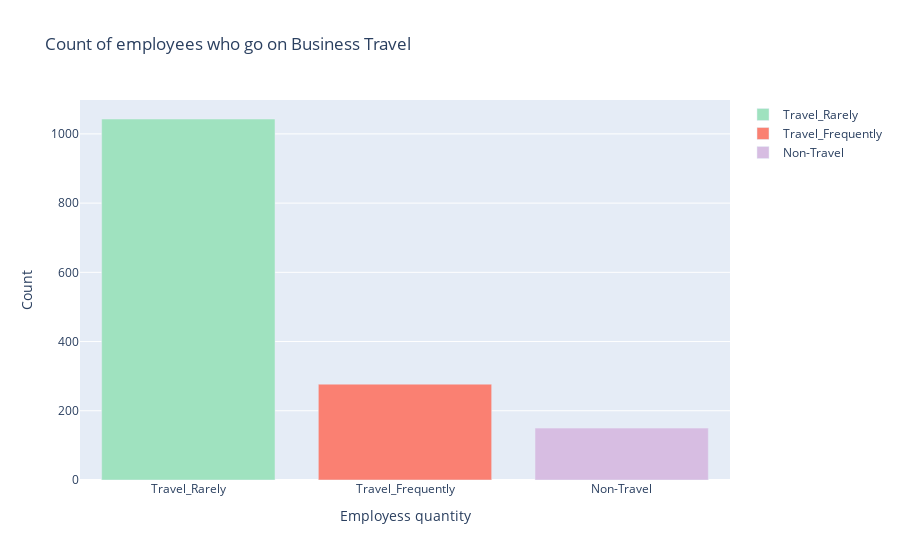

The notebook cell saved with this chart:
### Code cell
fig = go.Figure(
    data=[
        go.Bar(name="Travel_Rarely", x=['Travel_Rarely'], y=[df['BusinessTravel'].value_counts()['Travel_Rarely']], marker_color='#9FE2BF'),
        go.Bar(name="Travel_Frequently", x=['Travel_Frequently'], y=[df['BusinessTravel'].value_counts()['Travel_Frequently']], marker_color='salmon'),
        go.Bar(name="Non-Travel", x=['Non-Travel'], y=[df['BusinessTravel'].value_counts()['Non-Travel']], marker_color='#D7BDE2'),
    ]
)

# Atualização do layout
fig.update_layout(title='Count of employees who go on Business Travel',
                    xaxis_title='Employess quantity',
                    yaxis_title='Count')

# Exibição do gráfico
fig.show()

### Figure 1 — Plotly figure (JSON) as saved in the notebook; plotly's stock layout.template omitted (floating-point values rounded to 4 significant figures)
{"data": [{"marker": {"color": "#9FE2BF"}, "name": "Travel_Rarely", "type": "bar", "x": ["Travel_Rarely"], "y": [1043]}, {"marker": {"color": "salmon"}, "name": "Travel_Frequently", "type": "bar", "x": ["Travel_Frequently"], "y": [277]}, {"marker": {"color": "#D7BDE2"}, "name": "Non-Travel", "type": "bar", "x": ["Non-Travel"], "y": [150]}], "layout": {"title": {"text": "Count of employees who go on Business Travel"}, "xaxis": {"title": {"text": "Employess quantity"}}, "yaxis": {"title": {"text": "Count"}}}}
